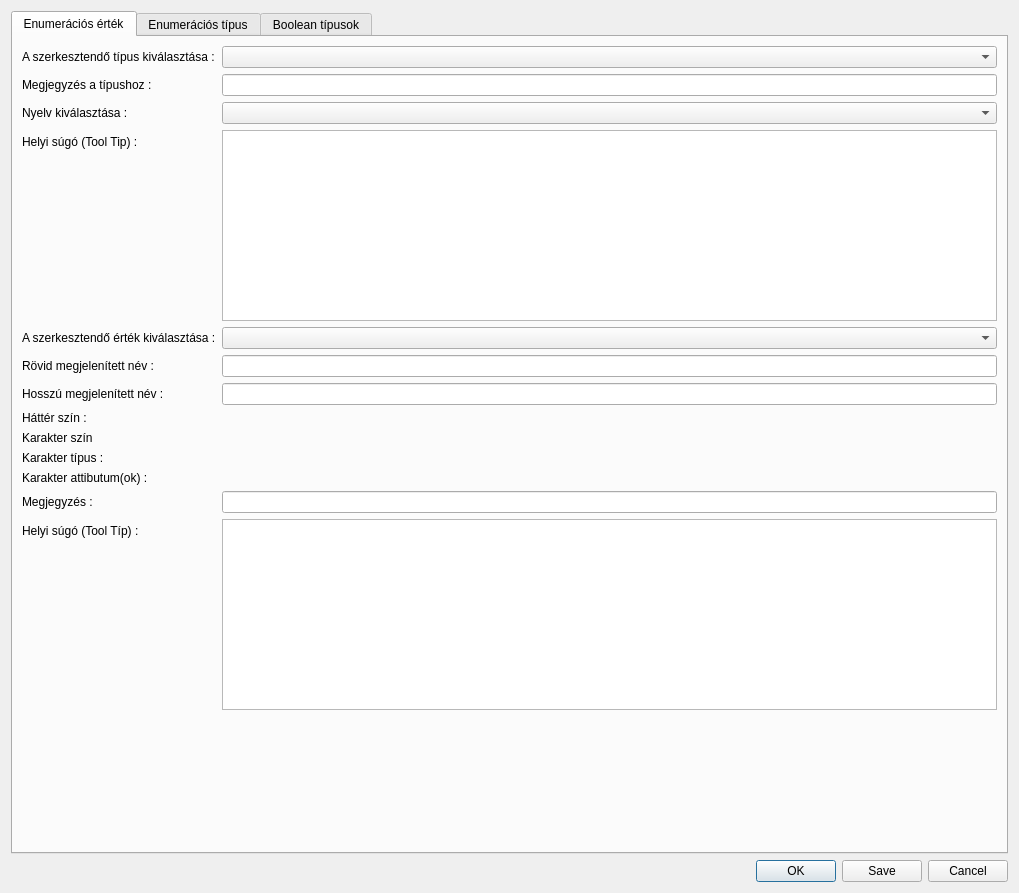
<?xml version="1.0" encoding="UTF-8"?>
<ui version="4.0">
 <class>enumValsWidget</class>
 <widget class="QWidget" name="enumValsWidget">
  <property name="geometry">
   <rect>
    <x>0</x>
    <y>0</y>
    <width>1019</width>
    <height>893</height>
   </rect>
  </property>
  <property name="windowTitle">
   <string>Dialog</string>
  </property>
  <layout class="QVBoxLayout" name="verticalLayout">
   <item>
    <widget class="QTabWidget" name="tabWidget">
     <property name="currentIndex">
      <number>0</number>
     </property>
     <widget class="QWidget" name="tabEnumValue">
      <attribute name="title">
       <string>Enumerációs érték</string>
      </attribute>
      <layout class="QVBoxLayout" name="verticalLayout_3">
       <item>
        <layout class="QFormLayout" name="formLayoutVal">
         <property name="sizeConstraint">
          <enum>QLayout::SetDefaultConstraint</enum>
         </property>
         <item row="0" column="0">
          <widget class="QLabel" name="labelValType">
           <property name="text">
            <string>A szerkesztendő típus kiválasztása :</string>
           </property>
          </widget>
         </item>
         <item row="0" column="1">
          <widget class="QComboBox" name="comboBoxValType"/>
         </item>
         <item row="1" column="0">
          <widget class="QLabel" name="labelValTypeNote">
           <property name="text">
            <string>Megjegyzés a típushoz :</string>
           </property>
          </widget>
         </item>
         <item row="1" column="1">
          <widget class="QLineEdit" name="lineEditValTypeNote">
           <property name="readOnly">
            <bool>true</bool>
           </property>
          </widget>
         </item>
         <item row="4" column="0">
          <widget class="QLabel" name="labelValVal">
           <property name="text">
            <string>A szerkesztendő érték kiválasztása :</string>
           </property>
          </widget>
         </item>
         <item row="4" column="1">
          <widget class="QComboBox" name="comboBoxValVal"/>
         </item>
         <item row="5" column="0">
          <widget class="QLabel" name="labelValShort">
           <property name="text">
            <string>Rövid megjelenített név :</string>
           </property>
          </widget>
         </item>
         <item row="5" column="1">
          <widget class="QLineEdit" name="lineEditValShort"/>
         </item>
         <item row="6" column="0">
          <widget class="QLabel" name="labelValLong">
           <property name="text">
            <string>Hosszú megjelenített név :</string>
           </property>
          </widget>
         </item>
         <item row="6" column="1">
          <widget class="QLineEdit" name="lineEditValLong"/>
         </item>
         <item row="7" column="0">
          <widget class="QLabel" name="labelValBgColor">
           <property name="text">
            <string>Háttér szín :</string>
           </property>
          </widget>
         </item>
         <item row="8" column="0">
          <widget class="QLabel" name="labelValFgColor">
           <property name="text">
            <string>Karakter szín</string>
           </property>
          </widget>
         </item>
         <item row="9" column="0">
          <widget class="QLabel" name="labelValFontFamily">
           <property name="text">
            <string>Karakter típus :</string>
           </property>
          </widget>
         </item>
         <item row="11" column="0">
          <widget class="QLabel" name="labelValValNote">
           <property name="text">
            <string>Megjegyzés :</string>
           </property>
          </widget>
         </item>
         <item row="11" column="1">
          <widget class="QLineEdit" name="lineEditValValNote"/>
         </item>
         <item row="12" column="0">
          <widget class="QLabel" name="labelValValToolTip">
           <property name="text">
            <string>Helyi súgó (Tool Típ) :</string>
           </property>
          </widget>
         </item>
         <item row="12" column="1">
          <widget class="QTextEdit" name="textEditValValTolTip"/>
         </item>
         <item row="3" column="0">
          <widget class="QLabel" name="labelValTypeToolTip">
           <property name="text">
            <string>Helyi súgó (Tool Tip) :</string>
           </property>
          </widget>
         </item>
         <item row="3" column="1">
          <widget class="QTextEdit" name="textEditValTypeToolTip">
           <property name="readOnly">
            <bool>true</bool>
           </property>
          </widget>
         </item>
         <item row="10" column="0">
          <widget class="QLabel" name="labelValFontAttr">
           <property name="text">
            <string>Karakter attibutum(ok) :</string>
           </property>
          </widget>
         </item>
         <item row="2" column="0">
          <widget class="QLabel" name="labelValLang">
           <property name="text">
            <string>Nyelv kiválasztása :</string>
           </property>
          </widget>
         </item>
         <item row="2" column="1">
          <widget class="QComboBox" name="comboBoxValLang"/>
         </item>
        </layout>
       </item>
       <item>
        <spacer name="verticalSpacer">
         <property name="orientation">
          <enum>Qt::Vertical</enum>
         </property>
         <property name="sizeHint" stdset="0">
          <size>
           <width>20</width>
           <height>134</height>
          </size>
         </property>
        </spacer>
       </item>
      </layout>
     </widget>
     <widget class="QWidget" name="tabEnumType">
      <attribute name="title">
       <string>Enumerációs típus</string>
      </attribute>
      <layout class="QVBoxLayout" name="verticalLayout_2" stretch="0,10">
       <item>
        <layout class="QFormLayout" name="formLayoutType">
         <item row="0" column="0">
          <widget class="QLabel" name="labelTypeType">
           <property name="text">
            <string>A szerkesztendő típus kiválasztása :</string>
           </property>
          </widget>
         </item>
         <item row="0" column="1">
          <widget class="QComboBox" name="comboBoxTypeType"/>
         </item>
         <item row="4" column="0">
          <widget class="QLabel" name="labelTypeTypeToolTip">
           <property name="text">
            <string>Helyi súgó (Tool Tip) :</string>
           </property>
          </widget>
         </item>
         <item row="4" column="1">
          <widget class="QTextEdit" name="textEditTypeTypeToolTip">
           <property name="sizePolicy">
            <sizepolicy hsizetype="Expanding" vsizetype="Maximum">
             <horstretch>0</horstretch>
             <verstretch>0</verstretch>
            </sizepolicy>
           </property>
           <property name="minimumSize">
            <size>
             <width>0</width>
             <height>0</height>
            </size>
           </property>
           <property name="maximumSize">
            <size>
             <width>16777215</width>
             <height>80</height>
            </size>
           </property>
          </widget>
         </item>
         <item row="2" column="0">
          <widget class="QLabel" name="labelTypeLong">
           <property name="text">
            <string>Hosszú megjelenített név :</string>
           </property>
          </widget>
         </item>
         <item row="1" column="0">
          <widget class="QLabel" name="labelTypeShort">
           <property name="text">
            <string>Rövid megjelenített név :</string>
           </property>
          </widget>
         </item>
         <item row="1" column="1">
          <widget class="QLineEdit" name="lineEditTypeShort"/>
         </item>
         <item row="2" column="1">
          <widget class="QLineEdit" name="lineEditTypeLong"/>
         </item>
         <item row="3" column="0">
          <widget class="QLabel" name="labelTypeTypeNote">
           <property name="text">
            <string>Megjegyzés a típushoz :</string>
           </property>
          </widget>
         </item>
         <item row="3" column="1">
          <widget class="QLineEdit" name="lineEditTypeTypeNote"/>
         </item>
        </layout>
       </item>
       <item>
        <widget class="QTableWidget" name="tableWidgetType">
         <property name="editTriggers">
          <set>QAbstractItemView::AllEditTriggers</set>
         </property>
         <property name="dragEnabled">
          <bool>true</bool>
         </property>
         <property name="dragDropMode">
          <enum>QAbstractItemView::DragDrop</enum>
         </property>
         <property name="defaultDropAction">
          <enum>Qt::CopyAction</enum>
         </property>
         <attribute name="horizontalHeaderCascadingSectionResizes">
          <bool>false</bool>
         </attribute>
         <attribute name="horizontalHeaderStretchLastSection">
          <bool>true</bool>
         </attribute>
         <attribute name="verticalHeaderCascadingSectionResizes">
          <bool>false</bool>
         </attribute>
         <column>
          <property name="text">
           <string>Érték</string>
          </property>
         </column>
         <column>
          <property name="text">
           <string>Rövid megn.</string>
          </property>
         </column>
         <column>
          <property name="text">
           <string>Hosszú megnevezés</string>
          </property>
         </column>
         <column>
          <property name="text">
           <string>Háttér szín</string>
          </property>
         </column>
         <column>
          <property name="text">
           <string>Karakter szín</string>
          </property>
         </column>
         <column>
          <property name="text">
           <string>Betű típus</string>
          </property>
         </column>
         <column>
          <property name="text">
           <string>Betű hatás</string>
          </property>
         </column>
         <column>
          <property name="text">
           <string>Megjegyzés</string>
          </property>
         </column>
         <column>
          <property name="text">
           <string>Súgó</string>
          </property>
         </column>
        </widget>
       </item>
      </layout>
     </widget>
     <widget class="QWidget" name="tabBoolean">
      <attribute name="title">
       <string>Boolean típusok</string>
      </attribute>
      <layout class="QVBoxLayout" name="verticalLayout_6" stretch="0,0,1">
       <item>
        <layout class="QFormLayout" name="formLayoutBool">
         <item row="0" column="0">
          <widget class="QLabel" name="labelBoolTable">
           <property name="text">
            <string>Tábla neve :</string>
           </property>
          </widget>
         </item>
         <item row="0" column="1">
          <widget class="QComboBox" name="comboBoxBoolTable"/>
         </item>
         <item row="1" column="0">
          <widget class="QLabel" name="labelBoolField">
           <property name="text">
            <string>A boolean típusú mező neve :</string>
           </property>
          </widget>
         </item>
         <item row="1" column="1">
          <widget class="QComboBox" name="comboBoxBoolField"/>
         </item>
         <item row="2" column="0">
          <widget class="QLabel" name="labelBoolTypeShort">
           <property name="text">
            <string>Rövid megjelenített név :</string>
           </property>
          </widget>
         </item>
         <item row="2" column="1">
          <widget class="QLineEdit" name="lineEditBoolTypeShort"/>
         </item>
         <item row="3" column="0">
          <widget class="QLabel" name="labelBoolTypeLong">
           <property name="text">
            <string>Hosszú megjelenített név :</string>
           </property>
          </widget>
         </item>
         <item row="3" column="1">
          <widget class="QLineEdit" name="lineEditBoolTypeLong"/>
         </item>
         <item row="5" column="0">
          <widget class="QLabel" name="labelBoolToolTip">
           <property name="text">
            <string>Helyi súgó (Tool Tip) :</string>
           </property>
          </widget>
         </item>
         <item row="5" column="1">
          <widget class="QTextEdit" name="textEditBoolToolTip"/>
         </item>
         <item row="4" column="0">
          <widget class="QLabel" name="labelBoolTypeNote">
           <property name="text">
            <string>Megjegyzés :</string>
           </property>
          </widget>
         </item>
         <item row="4" column="1">
          <widget class="QLineEdit" name="lineEditBoolTypeNote"/>
         </item>
        </layout>
       </item>
       <item>
        <widget class="Line" name="line">
         <property name="orientation">
          <enum>Qt::Horizontal</enum>
         </property>
        </widget>
       </item>
       <item>
        <widget class="QSplitter" name="splitterBool">
         <property name="orientation">
          <enum>Qt::Horizontal</enum>
         </property>
         <widget class="QWidget" name="layoutWidget">
          <layout class="QVBoxLayout" name="verticalLayout_4">
           <item>
            <widget class="QLabel" name="labelTrue">
             <property name="font">
              <font>
               <weight>75</weight>
               <bold>true</bold>
              </font>
             </property>
             <property name="text">
              <string>Igaz érték </string>
             </property>
             <property name="textFormat">
              <enum>Qt::AutoText</enum>
             </property>
            </widget>
           </item>
           <item>
            <layout class="QFormLayout" name="formLayoutTrue">
             <item row="0" column="0">
              <widget class="QLabel" name="labelTrueShort">
               <property name="text">
                <string>Rövid megjelenített név :</string>
               </property>
              </widget>
             </item>
             <item row="0" column="1">
              <widget class="QLineEdit" name="lineEditTrueShort"/>
             </item>
             <item row="1" column="0">
              <widget class="QLabel" name="labelTrueLong">
               <property name="text">
                <string>Hosszű megjelenített név :</string>
               </property>
              </widget>
             </item>
             <item row="1" column="1">
              <widget class="QLineEdit" name="lineEditTrueLong"/>
             </item>
             <item row="2" column="0">
              <widget class="QLabel" name="labelTrueBgColor">
               <property name="text">
                <string>Háttér szín :</string>
               </property>
              </widget>
             </item>
             <item row="3" column="0">
              <widget class="QLabel" name="labelTrueFgColor">
               <property name="text">
                <string>Karakter szín</string>
               </property>
              </widget>
             </item>
             <item row="6" column="0">
              <widget class="QLabel" name="labelTrueNote">
               <property name="text">
                <string>Megjegyzés :</string>
               </property>
              </widget>
             </item>
             <item row="6" column="1">
              <widget class="QLineEdit" name="lineEditTrueNote"/>
             </item>
             <item row="7" column="0">
              <widget class="QLabel" name="labelTrueToolTip">
               <property name="text">
                <string>Helyi súgó (Tool Tip) :</string>
               </property>
              </widget>
             </item>
             <item row="7" column="1">
              <widget class="QTextEdit" name="textEditTrueToolTip"/>
             </item>
             <item row="4" column="0">
              <widget class="QLabel" name="labelTrueFontFam">
               <property name="text">
                <string>Karakter típus :</string>
               </property>
              </widget>
             </item>
             <item row="5" column="0">
              <widget class="QLabel" name="labelTrueFntAtt">
               <property name="text">
                <string>Karakter attibutum(ok) :</string>
               </property>
              </widget>
             </item>
            </layout>
           </item>
          </layout>
         </widget>
         <widget class="QWidget" name="layoutWidget">
          <layout class="QVBoxLayout" name="verticalLayoutFlae">
           <item>
            <widget class="QLabel" name="label_17">
             <property name="font">
              <font>
               <weight>75</weight>
               <bold>true</bold>
              </font>
             </property>
             <property name="text">
              <string>Hamis érték</string>
             </property>
            </widget>
           </item>
           <item>
            <layout class="QFormLayout" name="formLayoutFalse">
             <item row="0" column="0">
              <widget class="QLabel" name="labelFalseShort">
               <property name="text">
                <string>Rövid megjelenített név :</string>
               </property>
              </widget>
             </item>
             <item row="0" column="1">
              <widget class="QLineEdit" name="lineEditFalseShort"/>
             </item>
             <item row="1" column="0">
              <widget class="QLabel" name="labelFalseLong">
               <property name="text">
                <string>Hosszű megjelenített név :</string>
               </property>
              </widget>
             </item>
             <item row="1" column="1">
              <widget class="QLineEdit" name="lineEditFalseLong"/>
             </item>
             <item row="2" column="0">
              <widget class="QLabel" name="labelFalseBgColor">
               <property name="text">
                <string>Háttér szín :</string>
               </property>
              </widget>
             </item>
             <item row="3" column="0">
              <widget class="QLabel" name="labelFalseFgColor">
               <property name="text">
                <string>Karakter szín</string>
               </property>
              </widget>
             </item>
             <item row="4" column="0">
              <widget class="QLabel" name="labelFalseFntFam">
               <property name="text">
                <string>Karakter típus :</string>
               </property>
              </widget>
             </item>
             <item row="6" column="0">
              <widget class="QLabel" name="labelFalseNote">
               <property name="text">
                <string>Megjegyzés :</string>
               </property>
              </widget>
             </item>
             <item row="6" column="1">
              <widget class="QLineEdit" name="lineEditFalseNote"/>
             </item>
             <item row="7" column="0">
              <widget class="QLabel" name="labelFlaseToolTip">
               <property name="text">
                <string>Helyi súgó (Tool Tip) :</string>
               </property>
              </widget>
             </item>
             <item row="7" column="1">
              <widget class="QTextEdit" name="textEditFalseToolTip"/>
             </item>
             <item row="5" column="0">
              <widget class="QLabel" name="labelFalseFntAtt">
               <property name="text">
                <string>Karakter attibutum(ok) :</string>
               </property>
              </widget>
             </item>
            </layout>
           </item>
          </layout>
         </widget>
        </widget>
       </item>
      </layout>
     </widget>
    </widget>
   </item>
   <item>
    <widget class="QDialogButtonBox" name="buttonBox">
     <property name="enabled">
      <bool>true</bool>
     </property>
     <property name="orientation">
      <enum>Qt::Horizontal</enum>
     </property>
     <property name="standardButtons">
      <set>QDialogButtonBox::Cancel|QDialogButtonBox::Ok|QDialogButtonBox::Save</set>
     </property>
    </widget>
   </item>
  </layout>
 </widget>
 <resources/>
 <connections/>
</ui>
